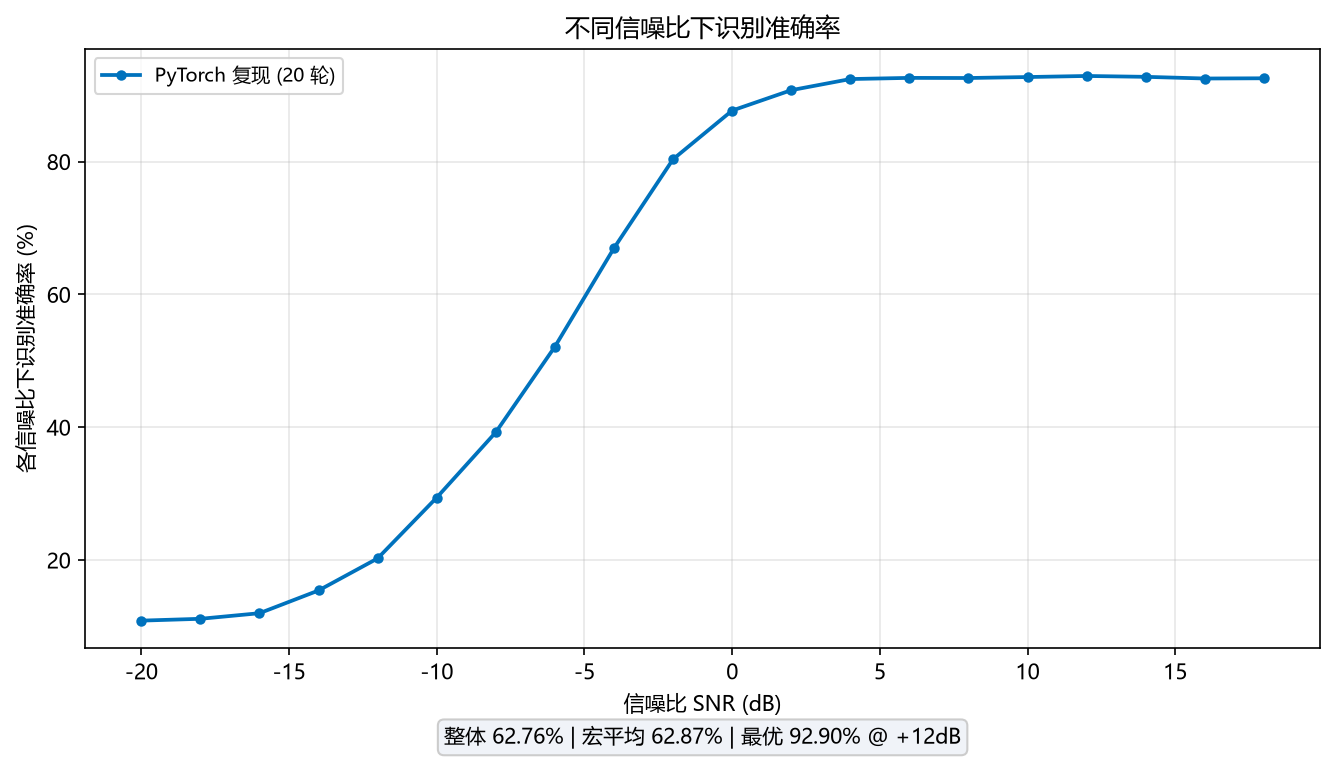

This chart was generated by the following Python code:
# -*- coding: utf-8 -*-
"""fig_snr.py — 绘制 PyTorch 复现 per-SNR 识别准确率（中文标注）。

数据来源：
  - per_snr_test_pytorch.npz : eval.py 真实评估导出
本图仅做可视化，非手绘。
"""
import os
import numpy as np
import matplotlib
matplotlib.use('Agg')
matplotlib.rcParams['font.sans-serif'] = ['Microsoft YaHei', 'SimHei', 'Arial Unicode MS']
matplotlib.rcParams['axes.unicode_minus'] = False
import matplotlib.pyplot as plt

BASE = os.path.dirname(os.path.abspath(__file__))
PYTORCH_NPZ = os.path.join(BASE, 'per_snr_test_pytorch.npz')
OUT = os.path.join(BASE, 'fig_snr.png')

p = np.load(PYTORCH_NPZ)
snrs = p['snrs'].astype(float)
acc = p['perSnr'].astype(float)
overall = float(p['overall'])
macro = float(p['macro'])
best = float(p['bestAcc'])
best_snr = int(p['bestSnr'])

# ---- 画图 ----
fig, ax = plt.subplots(figsize=(9, 5.2), dpi=150)
ax.plot(snrs, acc * 100, '-o', color='#0072BD', lw=1.8, ms=4, label='PyTorch 复现 (20 轮)')
ax.set_xlabel('信噪比 SNR (dB)')
ax.set_ylabel('各信噪比下识别准确率 (%)')
ax.set_title('不同信噪比下识别准确率')
ax.grid(alpha=0.3)
ax.legend(fontsize=9)

txt = (f"整体 {overall*100:.2f}% | 宏平均 {macro*100:.2f}% | "
       f"最优 {best*100:.2f}% @ {best_snr:+d}dB")
ax.text(0.5, -0.16, txt, transform=ax.transAxes, ha='center', fontsize=10,
        bbox=dict(boxstyle='round', facecolor='#f0f3f8', edgecolor='#cccccc'))

fig.tight_layout()
fig.savefig(OUT, dpi=150, bbox_inches='tight')
plt.close(fig)
print('fig_snr.png 已保存 ->', OUT)
print(txt)
